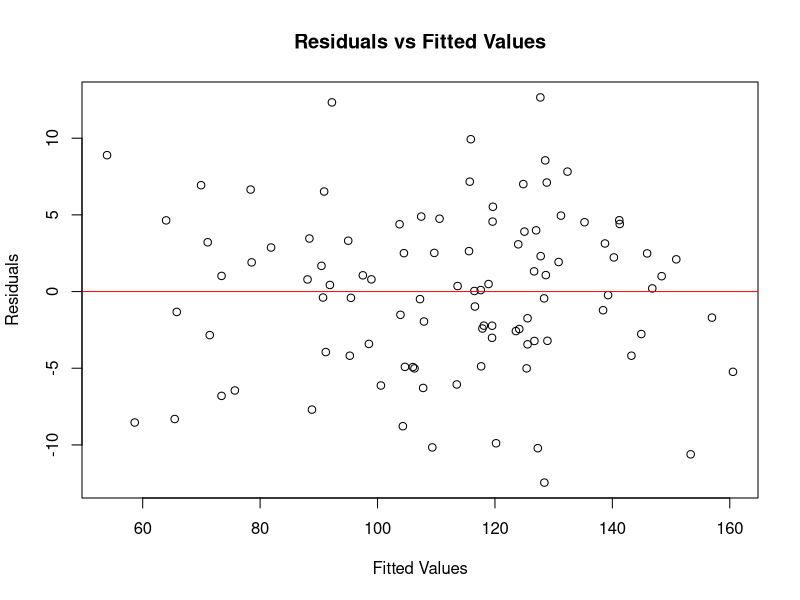
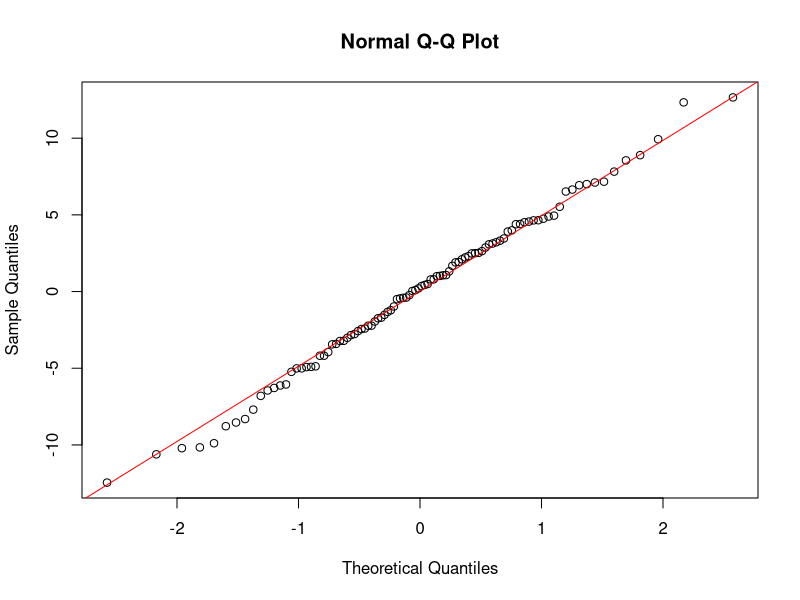
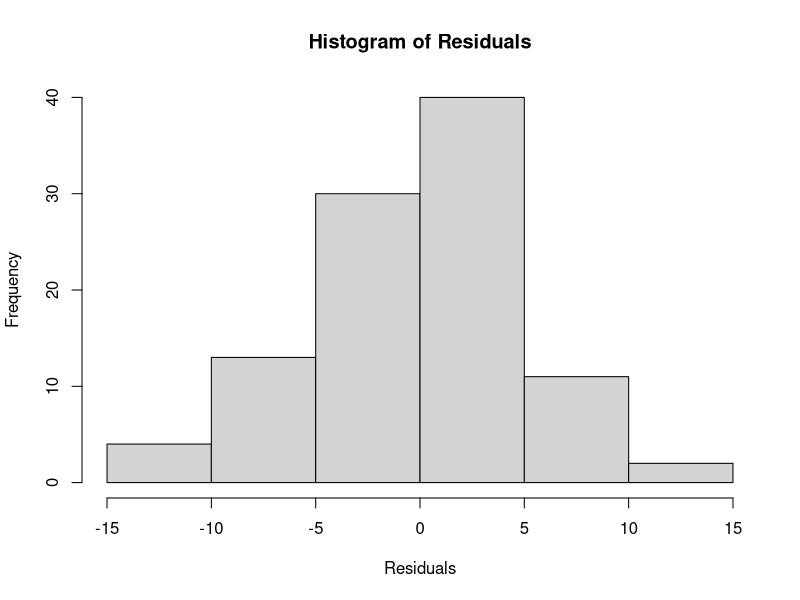

Write R code to recreate these figures, in order.
# Module 2: Correlation and Regression
# File: 10_Correlation_Regression.R

# =============================================================================
# CORRELATION AND REGRESSION ANALYSIS IN R
# =============================================================================

# This lesson covers correlation analysis and linear regression
# to understand relationships between variables

# =============================================================================
# 1. CREATING SAMPLE DATA
# =============================================================================

# Create sample dataset with correlated variables
set.seed(123)

# Generate correlated data
n <- 100
x1 <- rnorm(n, mean = 50, sd = 10)  # Independent variable 1
x2 <- rnorm(n, mean = 30, sd = 8)   # Independent variable 2
x3 <- rnorm(n, mean = 40, sd = 12)  # Independent variable 3

# Create dependent variable with some correlation
y <- 2 * x1 + 1.5 * x2 - 0.8 * x3 + rnorm(n, mean = 0, sd = 5)

# Create data frame
regression_data <- data.frame(
  y = y,
  x1 = x1,
  x2 = x2,
  x3 = x3,
  category = sample(c("A", "B", "C"), n, replace = TRUE)
)

print(head(regression_data))

# =============================================================================
# 2. CORRELATION ANALYSIS
# =============================================================================

# Calculate correlation matrix
correlation_matrix <- cor(regression_data[, c("y", "x1", "x2", "x3")])
print("Correlation Matrix:")
print(round(correlation_matrix, 3))

# Individual correlation tests
cor_test_y_x1 <- cor.test(regression_data$y, regression_data$x1)
print("Correlation Test (y vs x1):")
print(cor_test_y_x1)

cor_test_y_x2 <- cor.test(regression_data$y, regression_data$x2)
print("Correlation Test (y vs x2):")
print(cor_test_y_x2)

# Spearman correlation (non-parametric)
spearman_cor <- cor.test(regression_data$y, regression_data$x1, method = "spearman")
print("Spearman Correlation Test:")
print(spearman_cor)

# =============================================================================
# 3. SIMPLE LINEAR REGRESSION
# =============================================================================

# Simple linear regression: y ~ x1
simple_model <- lm(y ~ x1, data = regression_data)
print("Simple Linear Regression (y ~ x1):")
print(summary(simple_model))

# Extract key information
cat("R-squared:", summary(simple_model)$r.squared, "\n")
cat("Adjusted R-squared:", summary(simple_model)$adj.r.squared, "\n")
cat("F-statistic:", summary(simple_model)$fstatistic[1], "\n")
cat("P-value:", pf(summary(simple_model)$fstatistic[1], 
                   summary(simple_model)$fstatistic[2], 
                   summary(simple_model)$fstatistic[3], 
                   lower.tail = FALSE), "\n")

# =============================================================================
# 4. MULTIPLE LINEAR REGRESSION
# =============================================================================

# Multiple linear regression: y ~ x1 + x2 + x3
multiple_model <- lm(y ~ x1 + x2 + x3, data = regression_data)
print("Multiple Linear Regression (y ~ x1 + x2 + x3):")
print(summary(multiple_model))

# Extract coefficients
coefficients <- coef(multiple_model)
cat("Intercept:", round(coefficients[1], 3), "\n")
cat("x1 coefficient:", round(coefficients[2], 3), "\n")
cat("x2 coefficient:", round(coefficients[3], 3), "\n")
cat("x3 coefficient:", round(coefficients[4], 3), "\n")

# =============================================================================
# 5. REGRESSION DIAGNOSTICS
# =============================================================================

# Residuals
residuals <- residuals(multiple_model)
fitted_values <- fitted(multiple_model)

# Plot residuals vs fitted values
plot(fitted_values, residuals, 
     main = "Residuals vs Fitted Values",
     xlab = "Fitted Values", 
     ylab = "Residuals")
abline(h = 0, col = "red")

# Q-Q plot for normality
qqnorm(residuals)
qqline(residuals, col = "red")

# Histogram of residuals
hist(residuals, main = "Histogram of Residuals", xlab = "Residuals")

# =============================================================================
# 6. MODEL SELECTION
# =============================================================================

# Compare different models
model1 <- lm(y ~ x1, data = regression_data)
model2 <- lm(y ~ x1 + x2, data = regression_data)
model3 <- lm(y ~ x1 + x2 + x3, data = regression_data)

# AIC and BIC for model comparison
aic_values <- c(AIC(model1), AIC(model2), AIC(model3))
bic_values <- c(BIC(model1), BIC(model2), BIC(model3))

cat("AIC values:", round(aic_values, 2), "\n")
cat("BIC values:", round(bic_values, 2), "\n")

# Stepwise regression
step_model <- step(multiple_model, direction = "both")
print("Stepwise Regression:")
print(summary(step_model))

# =============================================================================
# 7. PREDICTION AND CONFIDENCE INTERVALS
# =============================================================================

# Create new data for prediction
new_data <- data.frame(
  x1 = c(55, 60, 65),
  x2 = c(35, 40, 45),
  x3 = c(45, 50, 55)
)

# Predictions
predictions <- predict(multiple_model, newdata = new_data)
print("Predictions:")
print(round(predictions, 2))

# Confidence intervals
conf_intervals <- predict(multiple_model, newdata = new_data, interval = "confidence")
print("Confidence Intervals:")
print(round(conf_intervals, 2))

# Prediction intervals
pred_intervals <- predict(multiple_model, newdata = new_data, interval = "prediction")
print("Prediction Intervals:")
print(round(pred_intervals, 2))

# =============================================================================
# 8. INTERACTION TERMS
# =============================================================================

# Model with interaction term
interaction_model <- lm(y ~ x1 + x2 + x1:x2, data = regression_data)
print("Model with Interaction Term:")
print(summary(interaction_model))

# =============================================================================
# 9. CATEGORICAL VARIABLES IN REGRESSION
# =============================================================================

# Model with categorical variable
categorical_model <- lm(y ~ x1 + x2 + category, data = regression_data)
print("Model with Categorical Variable:")
print(summary(categorical_model))

# =============================================================================
# 10. NON-LINEAR REGRESSION
# =============================================================================

# Create non-linear data
x_nonlinear <- seq(0, 10, length.out = 50)
y_nonlinear <- 2 * x_nonlinear^2 + 3 * x_nonlinear + 5 + rnorm(50, 0, 5)

# Polynomial regression
poly_model <- lm(y_nonlinear ~ poly(x_nonlinear, degree = 2))
print("Polynomial Regression:")
print(summary(poly_model))

# =============================================================================
# 11. PRACTICE EXERCISES
# =============================================================================

# Exercise 1: Create a dataset with two variables and perform
# correlation analysis

# Exercise 2: Fit a simple linear regression model and interpret
# the results

# Exercise 3: Create a multiple regression model with at least
# three predictors and compare it with simpler models

# Exercise 4: Use your regression model to make predictions
# for new data points

# =============================================================================
# SOLUTIONS
# =============================================================================

# Solution 1:
exercise_data <- data.frame(
  hours_studied = rnorm(50, mean = 20, sd = 5),
  test_score = rnorm(50, mean = 75, sd = 10)
)
exercise_data$test_score <- exercise_data$test_score + 0.5 * exercise_data$hours_studied

correlation_exercise <- cor.test(exercise_data$hours_studied, exercise_data$test_score)
print("Exercise 1 - Correlation Analysis:")
print(correlation_exercise)

# Solution 2:
simple_regression <- lm(test_score ~ hours_studied, data = exercise_data)
print("Exercise 2 - Simple Linear Regression:")
print(summary(simple_regression))

# Solution 3:
exercise_data$sleep_hours <- rnorm(50, mean = 8, sd = 1)
exercise_data$test_score <- exercise_data$test_score + 2 * exercise_data$sleep_hours

multiple_regression <- lm(test_score ~ hours_studied + sleep_hours, data = exercise_data)
print("Exercise 3 - Multiple Linear Regression:")
print(summary(multiple_regression))

# Solution 4:
new_student_data <- data.frame(
  hours_studied = c(25, 30, 35),
  sleep_hours = c(8, 7, 9)
)

predictions_exercise <- predict(multiple_regression, newdata = new_student_data)
print("Exercise 4 - Predictions:")
print(round(predictions_exercise, 2))

# =============================================================================
# KEY TAKEAWAYS
# =============================================================================

# 1. Use cor() for correlation matrix, cor.test() for significance tests
# 2. lm() function fits linear regression models
# 3. summary() provides detailed regression output
# 4. Check residuals for model assumptions
# 5. Use AIC/BIC for model comparison
# 6. predict() function makes predictions
# 7. Include interaction terms when appropriate
# 8. Handle categorical variables properly
# 9. Consider polynomial terms for non-linear relationships
# 10. Always validate model assumptions

# Next: Move to Module 3 - Data Visualization!
# Start with 11_Base_Plotting.R
